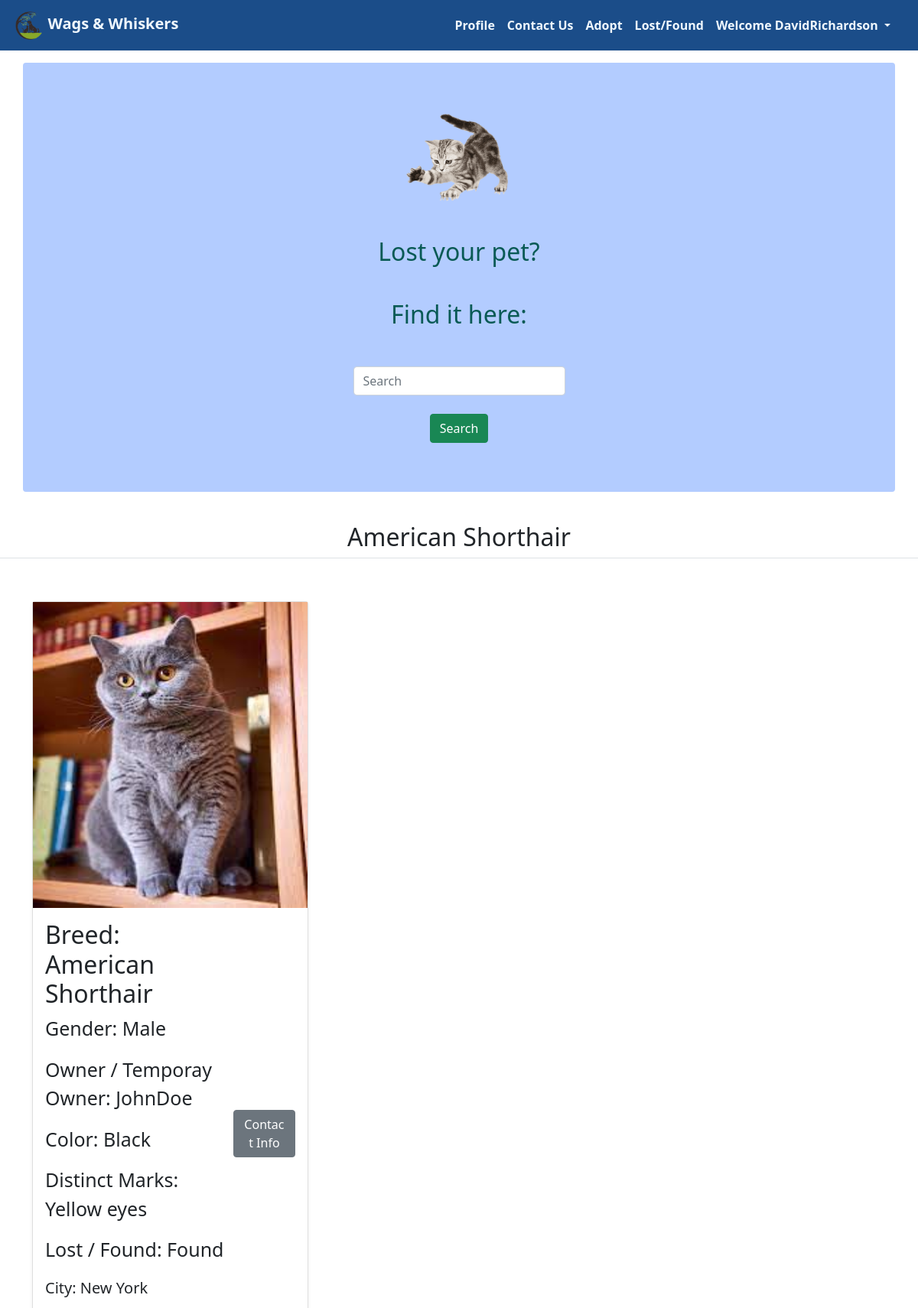
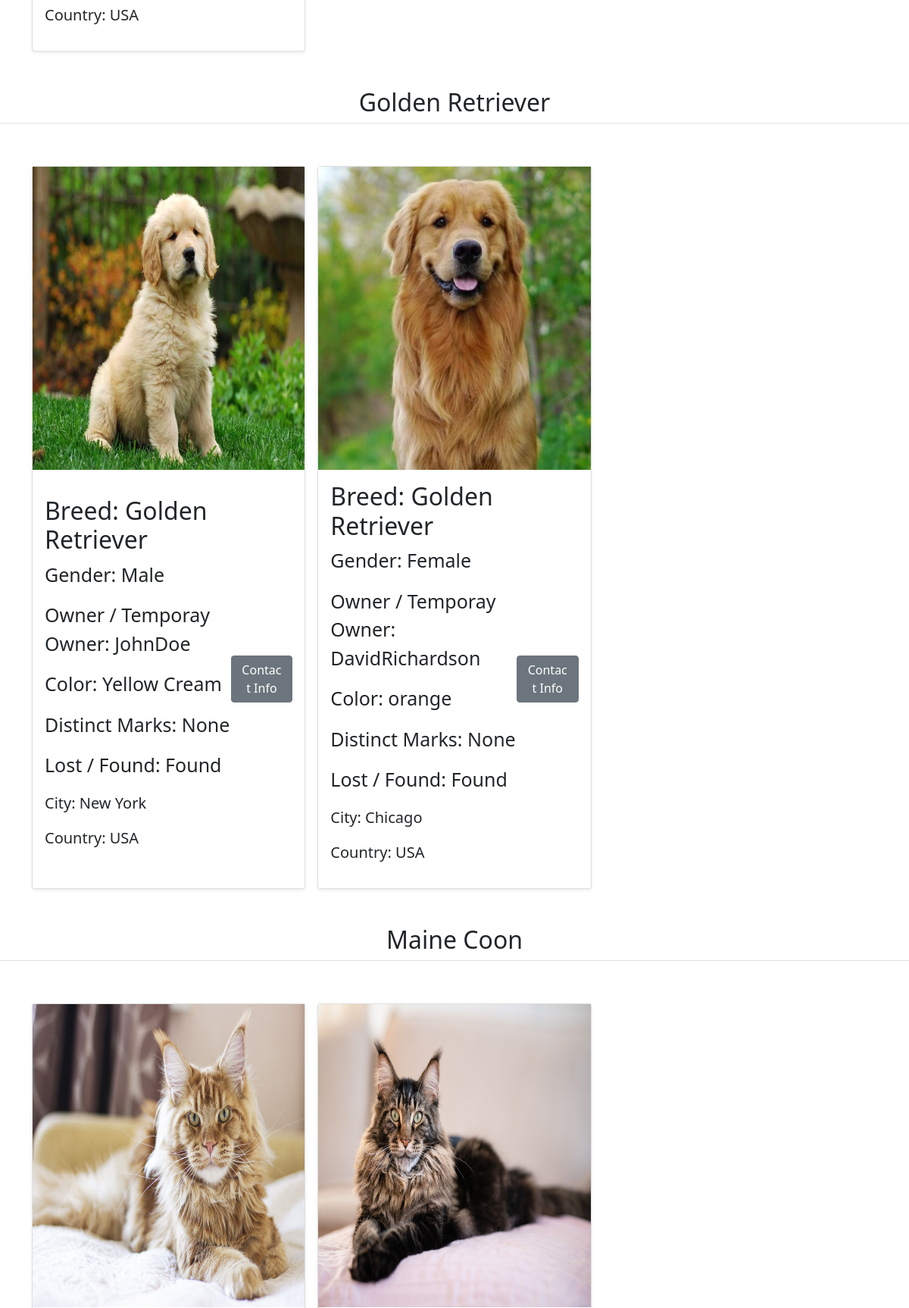
The app's page /lostandFound (signed in, upper part) with its own data (2 pictures, top to bottom).
### petswebsite/models.py (models this page shows, shortened)
class CustomUser(AbstractUser):
    contact = models.IntegerField(default=0)
    age = models.IntegerField(default=0)
    country = models.CharField(max_length=500, default='')
    city = models.CharField(max_length=500, default='')

class lostandfound(models.Model):
    image = models.ImageField(upload_to="static", default="")
    breed = models.CharField(max_length=100)
    color = models.CharField(max_length=100)
    gender = models.CharField(max_length=100)
    distinctmarks = models.CharField(max_length=200)
    temp_owner = models.ForeignKey(CustomUser, on_delete=models.CASCADE,  default="")
    lorf = models.CharField(max_length=10, default='')

### petswebsite/views.py (the view)
# urls.py: path('lostandFound', views.lostandFound, name='lostandFound'),
def lostandFound(request):
    cats = {item['breed'] for item in lostandfound.objects.values('breed')}
    allpets = []
    for cat in cats:
        pet = lostandfound.objects.filter(breed=cat)
        n = len(pet)
        if (n % 3 == 0):
            outer = int(n / 3)
        else:
            outer = n // 3 + 1
        pets_for_cat = [cat, range(outer), range(n), pet]
        allpets.append(pets_for_cat)
    params = {'allpets': allpets}
    return render(request, 'lost_find.html', params)

### templates/lost_find.html (shortened to what this page needs)
{% extends 'basic.html' %}
{% load static %}
{% block stylesheet %}{% static 'lost_find.css' %}{% endblock stylesheet %}
{% block body %}
<div class=" w-100 " >
  <div class="adoption " >
        <ul class="row container mx-auto  my-3 rounded " id="starter">
          <li class="col-12 l_item  text-center">
            <img src="./static/pets_icon.png" id="pet_icon">
          </li>
          <li class="col-12 l_item">
            <h2 class="h2 text-center py-1">Lost your pet?</h2>
          </li>
          <li class="col-6 h2 text-lg-right text-md-right m-auto l_item text-center">Find it here:</li>
          <li class="m-auto l_item">
            <form class="form-inline my-2 my-lg-0 m-auto text-center submit_form">
              <input
                class="form-control  mr-sm-2 w-25 m-auto"
                type="search"
                placeholder="Search"
                aria-label="Search"
              />
              <button
                class="btn btn-success sb-btn "
                type="submit"
              >
                Search
              </button>
            </form>
          </li>
        </ul>
        <div class="card-container-title w-100">
          <div class="adoption py-4">
            {% for cat,range1,range2,pet in allpets %}
            <center>
              <h2 class="pb-2 border-bottom ">{{cat}}</h2>
            </center>
            <div class="album py-5 card-container">
              <div class="container">
                <div class="row row-cols-1 row-cols-sm-2 row-cols-md-3 g-3">
                  {%for k in pet%}
                  <div class="col-md-4">
                    <div class="card h-100 shadow-sm">
                      <img src="/{{k.image}}" class="card-image">
                      <div class="container card-body d-flex justify-content-between align-items-center ">
                        <div>
                          <h2>Breed: {{k.breed}}</h2>
                          <p><span style="font-size: 25px; padding-top: 12px;">Gender: {{k.gender}}</span></p>
                          <p><span style="font-size: 25px; padding-top: 12px;">Owner / Temporay Owner: {{k.temp_owner}}</span></p>
                          <p><span style="font-size: 25px; padding-top: 12px;">Color: {{k.color}}</span></p>
                          <p><span style="font-size: 25px; padding-top: 12px;">Distinct Marks: {{k.distinctmarks}}</span></p>
                          <p><span style="font-size: 25px; padding-top: 12px;">Lost / Found: {{k.lorf}}</span></p>
                          <p><span style="font-size: 20px; padding-top: 3px;">City: {{k.temp_owner.city}}</span></p>
                          <p><span style="font-size: 20px; padding-top: 3px;">Country: {{k.temp_owner.country}}</span></p>
                        </div>
                        <button type="submit" class="btn btn-secondary col-3 my-auto">Contact Info</button>
                      </div>
                    </div>
                  </div>
                  {%endfor%}
                </div>
              </div>
            </div>
            {% endfor %}
          </div>
        </div>
      </div>
    </div>
    {% endblock body %}

### templates/basic.html (shortened to what this page needs)
<!DOCTYPE html>
<html lang="en">
<head>
    <link href="https://cdn.jsdelivr.net/npm/bootstrap@5.1.3/dist/css/bootstrap.min.css" rel="stylesheet"
>
        <link rel="stylesheet" href={% block stylesheet %}{% endblock stylesheet %}>
        <link rel="stylesheet" href="https://cdnjs.cloudflare.com/ajax/libs/font-awesome/4.7.0/css/font-awesome.min.css">
    </head>
<body>
    {% load static %}
    <nav class="navbar navbar-light sticky-top navbar-expand-lg fixed-top" style="z-index: 1;
background: #1b4d89;  ">
        <div class="container-fluid" style="color: aliceblue;">
            <a class="navbar-brand" href="/" style="color: aliceblue;">
                <img src="./static/logo.png" style="height: 2.5rem;" class="px-1"/><b>Wags & Whiskers</b></a>
            <div class="offcanvas offcanvas-end" tabindex="-1" id="offcanvasNavbar"
                aria-labelledby="offcanvasNavbarLabel">
                <div class="offcanvas-body">
                    <ul class="navbar-nav justify-content-end flex-grow-1 pe-3 " >
                        {% if user.is_authenticated %}
                        <li class="nav-item item" >
                            <a class="nav-link active fw-bold" style="color: aliceblue;" aria-current="page" href="/profile">Profile</a>
                        </li>
                        {%endif%}
                        <li class="nav-item item">
                            <a class="nav-link fw-bold" style="color: aliceblue;" href="/contact">Contact Us</a>
                        </li>
                        <li class="nav-item item">
                            <a class="nav-link fw-bold" style="color: aliceblue;" href="/adoption">Adopt</a>
                        </li>
                        <li class="nav-item item">
                            <a class="nav-link fw-bold" style="color: aliceblue;" href="/lostandFound">Lost/Found</a>
                        </li>
                        {% if user.is_authenticated %}
                        <ul class="navbar-nav ml-auto mb-2 mb-lg-0">
                            <li class="nav-item item dropdown">
                                <a class="nav-link dropdown-toggle fw-bold" style="color: aliceblue;" href="#" id="navbarDropdown" role="button"
                                    data-bs-toggle="dropdown" aria-expanded="false" style="color: aliceblue;">
                                    Welcome {{request.user}}
                                </a>
                            </li>
                        </ul>
                        {%endif%}
                    </ul>
                </div>
            </div>
        </div>
    </nav>
    {% block body %}{% endblock body %}
</body>
</html>

### static/lost_find.css (style rules this page uses)
body,html { margin: 0; padding: 0; }
ul { list-style: none; }
#starter { background-color: #b3ccff; color: #095a55; padding: 2vh; }
.l_item { padding: 1rem 0; }
.submit_form { padding: 1rem 0; }
.sb-btn { margin-top: 1.5rem; margin-bottom: 1rem; }
#pet_icon { height: 20vh; }
.card-container-title { background-color: white; }
.card-image { background-position: center; background-size: cover; background-repeat: no-repeat; height: 50vh; }

### records on screen
CustomUser: user "DavidRichardson"
lostandfound: image (picture), breed "American Shorthair", gender "Male", temp_owner "JohnDoe", color "Black", distinctmarks "Yellow eyes", lorf "Found", temp_owner.city "New York", temp_owner.country "USA"
lostandfound: image (picture), breed "Golden Retriever", gender "Male", temp_owner "JohnDoe", color "Yellow Cream", distinctmarks "None", lorf "Found", temp_owner.city "New York", temp_owner.country "USA"
lostandfound: image (picture), breed "Golden Retriever", gender "Female", temp_owner "DavidRichardson", color "orange", distinctmarks "None", lorf "Found", temp_owner.city "Chicago", temp_owner.country "USA"
lostandfound: image (picture)
lostandfound: image (picture)

### other values on screen
{{ cat }} "American Shorthair" "Golden Retriever" "Maine Coon"
